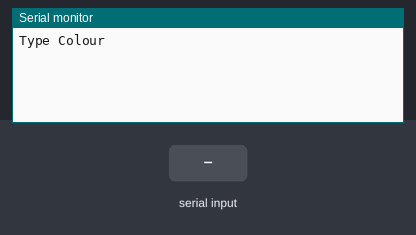
This program was run on a simulated ESP32. On the bench: the last lines printed to the serial monitor. The inputs (shaded band) are chosen by the test bench.

Above: at 6.2 s.
6.3 s: "1\n" received over Serial
At 7.5 s:
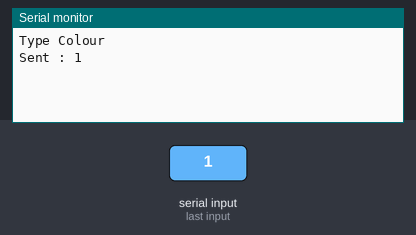
7.8 s: "0\n" received over Serial
At 8.9 s:
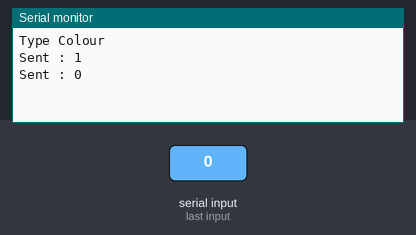
9.3 s: "2\n" received over Serial
At 10.0 s:
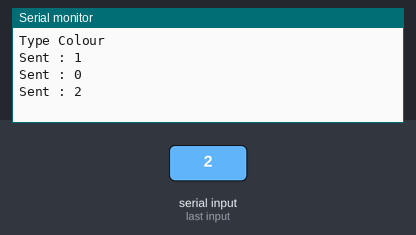

The program:

main.cpp
```cpp
#include <Arduino.h>
HardwareSerial MySerial(1);

void setup() {
  Serial.begin(115200);
  MySerial.begin(9600, SERIAL_8N1, 16,17);
  delay(5000);
  Serial.println("Type Colour");
}

void loop() {
  if(Serial.available())
  {
    String input = Serial.readStringUntil('\n');
    MySerial.println(input);
    Serial.println("Sent : " +input);
  }
}
```

Measured:
- after the input at 6.3 s, the serial monitor: prints a new line at once (image 1)
- after the input at 7.8 s, the serial monitor: prints a new line at once (image 2)
- after the input at 9.3 s, the serial monitor: prints a new line at once (image 3)
